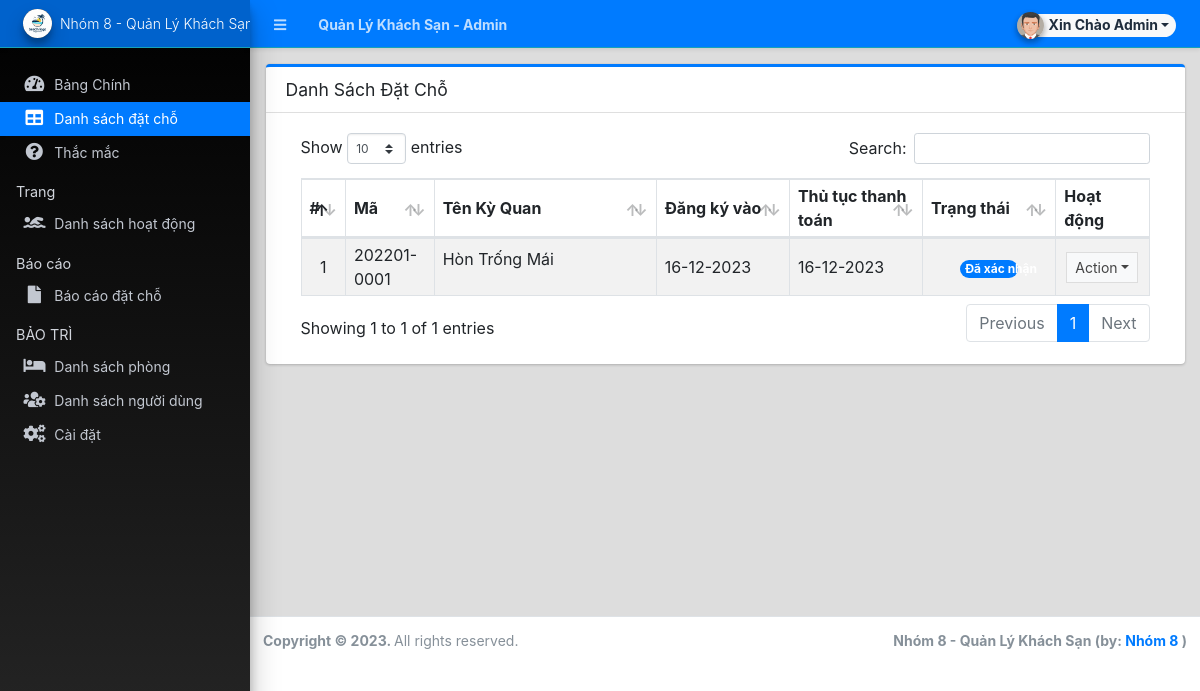
The app's page /admin/?page=reservations (signed in) with its own data.
### tables this page shows
CREATE TABLE `reservation_list` (
  `id` int(30) NOT NULL,
  `code` varchar(100) NOT NULL,
  `room_id` int(30) NOT NULL,
  `check_in` date NOT NULL,
  `check_out` date NOT NULL,
  `fullname` text NOT NULL,
  `contact` text NOT NULL,
  `email` text NOT NULL,
  `address` text NOT NULL,
  `status` tinyint(1) NOT NULL DEFAULT 0 COMMENT '0=Pending, 1 = Confirmed, 2=Cancelled',
  `date_created` datetime NOT NULL DEFAULT current_timestamp(),
  `date_updated` datetime DEFAULT NULL ON UPDATE current_timestamp()
);

### admin/reservations/index.php (the view, shortened to what this page needs)
<div class="card card-outline card-primary">
	<div class="card-header">
		<h3 class="card-title">Danh Sách Đặt Chỗ</h3>
	</div>
	<div class="card-body">
		<div class="container-fluid">
			<div class="container-fluid">
				<table class="table table-hover table-striped table-bordered">
					<colgroup>
						<col width="5%">
						<col width="10%">
						<col width="25%">
						<col width="15%">
						<col width="15%">
						<col width="15%">
						<col width="10%">
					</colgroup>
					<thead>
						<tr>
							<th>#</th>
							<th>Mã</th>
							<th>Tên Kỳ Quan</th>
							<th>Đăng ký vào</th>
							<th>Thủ tục thanh toán</th>
							<th>Trạng thái</th>
							<th>Hoạt động</th>
						</tr>
					</thead>
					<tbody>
						<?php
						$i = 1;
						$qry = $conn->query("SELECT * from `reservation_list` order by `status` asc, unix_timestamp(`date_created`) desc ");
						while ($row = $qry->fetch_assoc()):
							?>
							<tr>
								<td class="text-center">
									<?= $i++ ?>
								</td>
								<td>
									<?php echo ($row['code']) ?>
								</td>
								<td class="">
									<p class="truncate-1">
										<?php echo ucwords($row['fullname']) ?>
									</p>
								</td>
								<td class="">
									<?php echo date("d-m-Y", strtotime($row['check_in'])) ?>
								</td>
								<td class="">
									<?php echo date("d-m-Y", strtotime($row['check_out'])) ?>
								</td>
								<td class="text-center">
									<?php
									switch ($row['status']) {
										case 1:
											echo '<span class="rounded-pill badge badge-primary col-6">Đã xác nhận</span>';
											break;
									}
									?>
								</td>
								<td align="center">
									<button type="button"
										class="btn btn-flat btn-default btn-sm dropdown-toggle dropdown-icon"
										data-toggle="dropdown">
										Action
									</button>
								</td>
							</tr>
						<?php endwhile; ?>
					</tbody>
				</table>
			</div>
		</div>
	</div>
</div>

### records on screen
reservation_list: code "202201-0001", fullname "Hòn Trống Mái", check_in "16-12-2023", check_out "16-12-2023", status "Đã xác nhận"

### other values on screen
$_settings->info('name') "Quản Lý Khách Sạn"
$_settings->info('short_name') "Nhóm 8 - Quản Lý Khách…"
$_settings->info('short_name') "Nhóm 8 - Quản Lý Khách Sạn"
